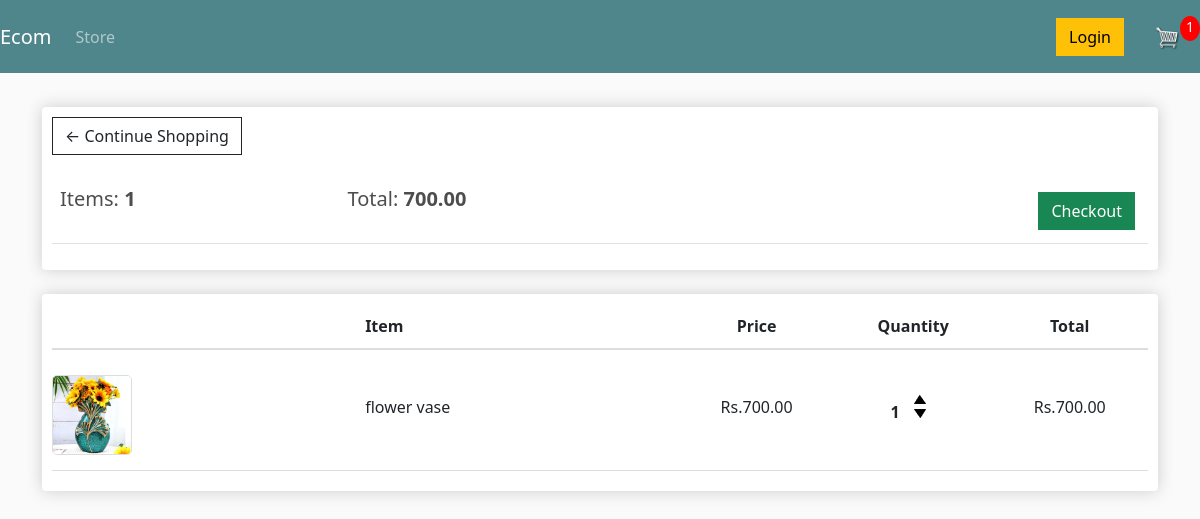
The app's page /cart/ (signed in) with its own data.
### store/models.py (models this page shows, shortened)
class Order(models.Model):
    customer=models.ForeignKey(Customer,on_delete=models.SET_NULL, blank=True,null=True)
    date_ordered=models.DateTimeField(auto_now_add=True)
    complete=models.BooleanField(default=False,null=True,blank=False)
    transaction_id=models.CharField(max_length=100, null=True)
    def __str__(self):
        return str(self.id)
    @property
    def get_cart_total(self):
        orderitems = self.orderitem_set.all()
        total=sum([item.get_total for item in orderitems])
        return total
    @property
    def get_cart_items(self):
        orderitems =self.orderitem_set.all()
        total=sum([item.quantity for item in orderitems])
        return total

class OrderItem(models.Model):
    product=models.ForeignKey(Product,on_delete=models.SET_NULL,blank=True,null=True)
    order=models.ForeignKey(Order,on_delete=models.SET_NULL,blank=True,null=True)
    quantity=models.IntegerField(default=0,null=True,blank=True)
    date_added=models.DateTimeField(auto_now_add=True)
    @property
    def get_total(self):
        total =self.product.price * self.quantity
        return total

class Product(models.Model):
    name=models.CharField(max_length=100,null=True)
    price=models.DecimalField(max_digits=8,decimal_places=2)
    digital=models.BooleanField(default=False,null=True,blank=False)
    image = models.ImageField(null=True, blank=True)
    @property
    def imageURL(self):
        try:
            url=self.image.url
        except:
            url=''
        return url

### store/views.py (the view)
# urls.py: path('cart/', cart, name="cart"),
def cart(request):
    data=cartData(request)
    cartItems =data['cartItems']
    order = data['order']
    items =data['items']
    context={'items':items, 'order':order, 'cartItems':cartItems}
    return render(request,'store/cart.html',context)

### store/utils.py (called while the page is built)
def cartData(request):
    if request.user.is_authenticated:
        customer=request.user.customer
        order, created =Order.objects.get_or_create(customer= customer,complete=False)
        items=order.orderitem_set.all()
        cartItems=order.get_cart_items
        print("Authenticated User:", request.user)
        print("Order Details:", order)
    else:
        cookieData=cookieCart(request)
        cartItems =cookieData['cartItems']
        order = cookieData['order']
        items = cookieData['items']
    return {'cartItems':cartItems,'order':order,'items':items}

### store/templates/store/cart.html
{% extends 'store/main.html' %}
{% load static %}
{% block content %}
<div class="row">
    <div class="col-lg-12">
        <div class="box-element">
            <a class="btn btn-outline-dark" href="{% url 'store' %}">&#x2190; Continue Shopping</a>
            <br><br>
            <table class="table">
                <tr>
                    <th><h5>Items: <strong>{{order.get_cart_items}}</strong></h5></th>
                    <th><h5>Total: <strong>{{order.get_cart_total}}</strong></h5></th>
                    <th>
                        <a style="float: right; margin: 5px;" class="btn btn-success" href="{% url 'checkout' %}">Checkout</a>
                    </th>
                </tr>
            </table>
        </div>
        <br>
        <div class="box-element">
            <div class="cart-row " style="display: flex; font-weight: bold; padding: 10px 0; border-bottom: 2px solid #ddd;">
                <div style="flex: 2;"></div>
                <div style="flex: 2;">Item</div>
                <div style="flex: 1; text-align: center;">Price</div>
                <div style="flex: 1; text-align: center;">Quantity</div>
                <div style="flex: 1; text-align: center;">Total</div>
            </div>
            {%for item in items%}
            <div class="cart-row" style="display: flex; align-items: center; padding: 15px 0; border-bottom: 1px solid #ddd;">
                <div style="flex: 2;">
                    <img class="img-fluid" src="{{item.product.imageURL}}" alt="Product" style="width: 80px; height: 80px; object-fit: cover; border: 1px solid #ddd; border-radius: 5px;">
                </div>
                <div style="flex: 2; text-align: left;">
                    <p>{{item.product.name}}</p>
                </div>
                <div style="flex: 1; text-align: center;">
                    <p>Rs.{{item.product.price}}</p>
                </div>
                <div style="flex:1; text-align: center;">
                    <p class="quantity">{{item.quantity}}</p>
                    <div class="quantity">
                        <img data-product-id="{{item.product.id}}" data-action='add' class="chg-quantity update-cart" src="{% static  'image/arrow-up.png' %}">
                        <img data-product-id="{{item.product.id}}" data-action='remove' class="chg-quantity update-cart" src="{% static  'image/arrow-down.png' %}">
                    </div>
                </div>
                <div style="flex: 1; text-align: center;">
                    <p>Rs.{{item.get_total}}</p>
                </div>
            </div>
             {%endfor%}
        </div>
    </div>
</div>
{% endblock content %}

### store/static/css/main.css (style rules this page uses)
body { background-color: hsl(0, 0%, 98%); }
h1,h2,h3,h4,h5,h6 { color:hsl(0, 0%, 30%); }
.box-element { box-shadow:hsl(0, 0%, 80%) 0 0 16px; background-color: #fff; border-radius: 4px; padding: 10px; }
.col-lg-4, .col-lg-6, .col-lg-8, .col-lg-12 { margin-top: 10px; }
.btn { border-radius: 0; }
.cart-row { display: flex; align-items: flex-stretch; padding-bottom: 10px; margin-bottom: 10px; border-bottom: 1px solid #ececec; }
.quantity { display: inline-block; font-weight: 700; padding-right:10px; }
.chg-quantity { width: 12px; cursor: pointer; display: block; margin-top: 5px; transition:.1s; }

### records on screen
Order: get_cart_items "1", get_cart_total "700.00"
OrderItem: product.imageURL (picture), product.name "flower vase", product.price "700.00", quantity "1", get_total "700.00"

### other values on screen
{{ cartItems }} "1"
